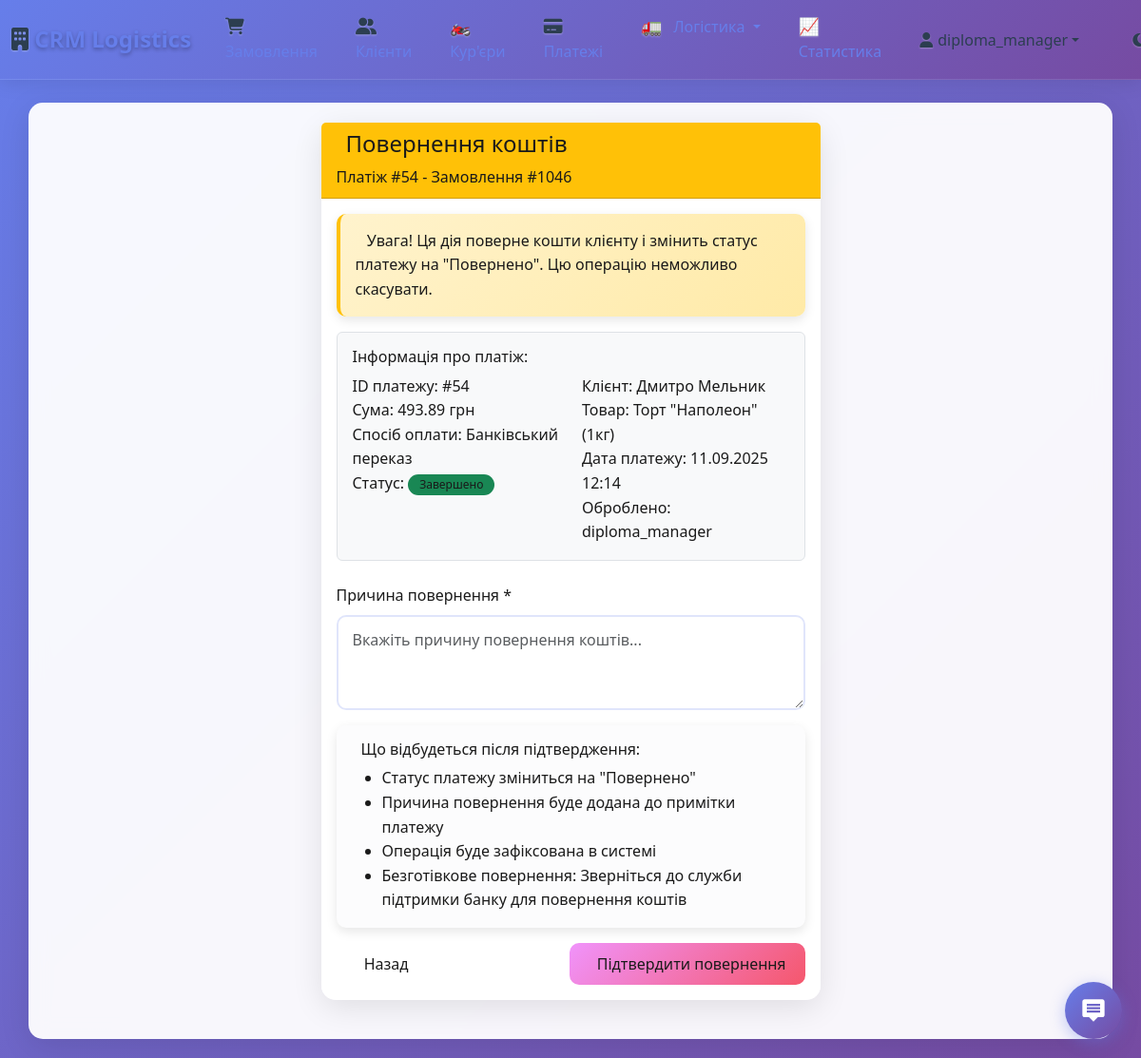
The page /payments/54/refund/ (signed in) on the database its author committed.
### crm/models.py (models this page shows, shortened)
class Payment(models.Model):
    PAYMENT_METHOD_CHOICES = [
        ('cash', 'Готівка'),
        ('card', 'Банківська картка'),
        ('online', 'Онлайн оплата'),
        ('bank_transfer', 'Банківський переказ'),
        ('postpaid', 'Післяплата'),
    ]
    PAYMENT_STATUS_CHOICES = [
        ('pending', 'Очікується'),
        ('processing', 'В обробці'),
        ('completed', 'Завершено'),
        ('failed', 'Помилка'),
        ('refunded', 'Повернено'),
        ('cancelled', 'Скасовано'),
    ]
    order = models.OneToOneField(Order, on_delete=models.CASCADE, related_name='payment')
    method = models.CharField(max_length=20, choices=PAYMENT_METHOD_CHOICES, default='cash')
    status = models.CharField(max_length=15, choices=PAYMENT_STATUS_CHOICES, default='pending')
    amount = models.DecimalField(max_digits=10, decimal_places=2)
    cash_received = models.DecimalField(max_digits=10, decimal_places=2, null=True, blank=True, help_text="Сума отримана готівкою")
    change_amount = models.DecimalField(max_digits=10, decimal_places=2, null=True, blank=True, help_text="Здача до повернення")
    transaction_id = models.CharField(max_length=100, null=True, blank=True, help_text="Зовнішній ID транзакції платежу")
    gateway_response = models.JSONField(null=True, blank=True, help_text="Дані відповіді платіжного шлюзу")
    payment_notes = models.TextField(blank=True, help_text="Додаткові примітки платежу")
    processed_by = models.ForeignKey(User, on_delete=models.SET_NULL, null=True, blank=True, help_text="Користувач, який обробив платіж")
    processed_at = models.DateTimeField(null=True, blank=True)
    created_at = models.DateTimeField(auto_now_add=True)
    updated_at = models.DateTimeField(auto_now=True)
    @property
    def is_cash_payment(self):
        return self.method == 'cash'
    class Meta:
        ordering = ['-created_at']

class Order(models.Model):
    STATUS_CHOICES = [
        ('new', 'Нове'),
        ('assigned', 'Призначено'),
        ('picked_up', 'Забрано'),
        ('in_transit', 'В дорозі'),
        ('delivered', 'Доставлено'),
        ('cancelled', 'Скасовано')
    ]
    PRIORITY_CHOICES = [
        ('low', 'Низький'),
        ('normal', 'Звичайний'),
        ('high', 'Високий'),
        ('urgent', 'Терміновий')
    ]
    client = models.ForeignKey(Client, on_delete=models.CASCADE)
    courier = models.ForeignKey(Courier, on_delete=models.SET_NULL, null=True, blank=True)
    created_by = models.ForeignKey(User, on_delete=models.CASCADE)
    product = models.CharField(max_length=200)
    quantity = models.PositiveIntegerField(default=1)
    address = models.CharField(max_length=255, default="Невідома адреса")
    latitude = models.FloatField(null=True, blank=True, help_text="Широта доставки")
    longitude = models.FloatField(null=True, blank=True, help_text="Довгота доставки")
    status = models.CharField(max_length=20, choices=STATUS_CHOICES, default='new')
    priority = models.CharField(max_length=10, choices=PRIORITY_CHOICES, default='normal')
    estimated_delivery_time = models.DateTimeField(null=True, blank=True)
    actual_delivery_time = models.DateTimeField(null=True, blank=True)
    delivery_notes = models.TextField(blank=True, help_text="Особливі інструкції доставки")
    base_price = models.DecimalField(max_digits=10, decimal_places=2, default=Decimal('0.00'), help_text="Базова ціна доставки")
    additional_fees = models.DecimalField(max_digits=10, decimal_places=2, default=Decimal('0.00'), help_text="Додаткові платежі (терміново, вага тощо)")
    discount = models.DecimalField(max_digits=10, decimal_places=2, default=Decimal('0.00'), help_text="Сума знижки")
    total_price = models.DecimalField(max_digits=10, decimal_places=2, default=Decimal('0.00'), help_text="Кінцева ціна")
    created_at = models.DateTimeField(auto_now_add=True)
    updated_at = models.DateTimeField(auto_now=True)

class Client(models.Model):
    name = models.CharField(max_length=100)
    phone = models.CharField(max_length=20)
    email = models.EmailField(blank=True, null=True, help_text="Email клиента для уведомлений")
    address = models.TextField()
    latitude = models.FloatField(null=True, blank=True, help_text="Широта клієнта")
    longitude = models.FloatField(null=True, blank=True, help_text="Довгота клієнта")

### crm/views.py (the view, shortened to what this page needs)
# urls.py: path('payments/<int:payment_id>/refund/', views.payment_refund, name='payment_refund'),
@login_required
@staff_member_required
def payment_refund(request, payment_id):
    payment = get_object_or_404(Payment, id=payment_id)
    if payment.status != 'completed':
        messages.error(request, 'Можна повернути лише завершені платежі.')
        return redirect('payment_detail', payment_id=payment.id)
    return render(request, 'crm/payment_refund.html', {
        'payment': payment
    })

### crm/templates/crm/payment_refund.html (shortened to what this page needs)
{% extends 'crm/base.html' %}
{% block content %}
<div class="container-fluid">
    <div class="row justify-content-center">
        <div class="col-md-6">
            <div class="card">
                <div class="card-header bg-warning">
                    <h4>Повернення коштів</h4>
                    <p class="mb-0">Платіж #{{ payment.id }} - Замовлення #{{ payment.order.id }}</p>
                </div>
                <div class="card-body">
                    <div class="alert alert-warning">
                        <strong>Увага!</strong> Ця дія поверне кошти клієнту і змінить статус платежу на "Повернено".
                        Цю операцію неможливо скасувати.
                    </div>
                    <div class="border rounded p-3 bg-light mb-4">
                        <h6>Інформація про платіж:</h6>
                        <div class="row">
                            <div class="col-6">
                                <ul class="list-unstyled mb-0">
                                    <li><strong>ID платежу:</strong> #{{ payment.id }}</li>
                                    <li><strong>Сума:</strong> {{ payment.amount }} грн</li>
                                    <li><strong>Спосіб оплати:</strong> {{ payment.get_method_display }}</li>
                                    <li><strong>Статус:</strong>
                                        <span class="badge bg-success">{{ payment.get_status_display }}</span>
                                    </li>
                                </ul>
                            </div>
                            <div class="col-6">
                                <ul class="list-unstyled mb-0">
                                    <li><strong>Клієнт:</strong> {{ payment.order.client.name }}</li>
                                    <li><strong>Товар:</strong> {{ payment.order.product }}</li>
                                    <li><strong>Дата платежу:</strong> {{ payment.processed_at|date:"d.m.Y H:i" }}</li>
                                    <li><strong>Оброблено:</strong> {{ payment.processed_by.username }}</li>
                                </ul>
                            </div>
                        </div>
                    </div>
                    <form method="post">
                        <div class="mb-3">
                            <label for="refund_reason" class="form-label">
                                <strong>Причина повернення *</strong>
                            </label>
                            <textarea name="refund_reason" id="refund_reason"
                                      class="form-control" rows="3" required
                                      placeholder="Вкажіть причину повернення коштів..."></textarea>
                        </div>
                        <div class="alert alert-light border">
                            <h6>Що відбудеться після підтвердження:</h6>
                            <ul class="mb-0">
                                <li>Статус платежу зміниться на "Повернено"</li>
                                <li>Причина повернення буде додана до примітки платежу</li>
                                <li>Операція буде зафіксована в системі</li>
                                {% if payment.is_cash_payment %}
                                <li class="text-warning">
                                    <strong>Готівкове повернення:</strong> Поверніть {{ payment.amount }} грн клієнту
                                </li>
                                {% else %}
                                <li class="text-info">
                                    <strong>Безготівкове повернення:</strong> Зверніться до служби підтримки банку для повернення коштів
                                </li>
                                {% endif %}
                            </ul>
                        </div>
                        <div class="d-flex justify-content-between">
                            <a href="{% url 'payment_detail' payment.id %}" class="btn btn-outline-secondary">
                                 Назад
                            </a>
                            <button type="submit" class="btn btn-warning"
                                    onclick="return confirm('Ви впевнені, що хочете повернути кошти? Цю дію неможливо скасувати.')">
                                 Підтвердити повернення
                            </button>
                        </div>
                    </form>
                </div>
            </div>
        </div>
    </div>
</div>
{% endblock %}

### crm/templates/crm/base.html (shortened to what this page needs)
{% load static %}
<!DOCTYPE html>
<html lang="uk">
<head>
    <link href="https://cdn.jsdelivr.net/npm/bootstrap@5.3.0/dist/css/bootstrap.min.css" rel="stylesheet">
    <link rel="stylesheet" href="https://cdnjs.cloudflare.com/ajax/libs/font-awesome/6.4.0/css/all.min.css">
    <link rel="stylesheet" href="https://use.fontawesome.com/releases/v6.4.0/css/all.css">
    <link rel="stylesheet" href="https://cdnjs.cloudflare.com/ajax/libs/font-awesome/6.4.0/css/all.css">
            <link rel="stylesheet" href="{% static 'crm/css/base.css' %}?v=2024090305">
</head>
<body class="light-theme">
<nav class="navbar navbar-expand-lg navbar-dark mb-4">
  <div class="container-fluid">
    <a class="navbar-brand" href="/">
      <i class="fas fa-building"></i> CRM Logistics
    </a>
    <div class="collapse navbar-collapse" id="navbarNav">
      <ul class="navbar-nav me-auto">
        <li class="nav-item">
          <a class="nav-link" href="{% url 'orders_list' %}">
            <i class="fas fa-shopping-cart"></i> Замовлення
          </a>
        </li>
        <li class="nav-item">
          <a class="nav-link" href="{% url 'clients_list' %}">
            <i class="fas fa-users"></i> Клієнти
          </a>
        </li>
        <li class="nav-item">
          <a class="nav-link" href="{% url 'couriers_list' %}">
            <i class="fas fa-motorcycle"></i> Кур'єри
          </a>
        </li>
        <li class="nav-item">
          <a class="nav-link" href="{% url 'payments_list' %}">
            <i class="fas fa-credit-card"></i> Платежі
          </a>
        </li>
        <li class="nav-item dropdown">
          <a class="nav-link dropdown-toggle" href="#" id="logisticsDropdown" role="button" data-bs-toggle="dropdown" aria-expanded="false">
            <i class="fas fa-route"></i> Логістика
          </a>
        </li>
        <li class="nav-item">
          <a class="nav-link" href="{% url 'dashboard' %}">
            <i class="fas fa-chart-line"></i> Статистика
          </a>
        </li>
      </ul>
      <div class="d-flex ms-auto align-items-center">
        {% if user.is_authenticated %}
          <div class="dropdown">
            <button class="btn btn-outline-light dropdown-toggle d-flex align-items-center" type="button" id="userDropdown" data-bs-toggle="dropdown" aria-expanded="false">
              <i class="fas fa-user-circle me-2"></i>
              {{ user.username }}
            </button>
          </div>
        {% else %}
          <a class="btn btn-warning fw-bold" href="{% url 'login' %}">Увійти</a>
        {% endif %}
        <button id="themeToggle" class="btn btn-outline-light ms-3" title="Змінити тему">
          <i class="fas fa-moon" id="themeIcon"></i>
        </button>
      </div>
    </div>
  </div>
</nav>
<div class="container">
    {% block content %}{% endblock %}
</div>
{% include 'crm/support_widget.html' %}
</body>
</html>

### rows shown on the page
Payment: id "54", order.id "1046", amount "493.89", method "Банківський переказ", status "Завершено", order.client.name "Дмитро Мельник", order.product "Торт \"Наполеон\" (1кг)", processed_at "11.09.2025 12:14", processed_by.username "diploma_manager"

### other values the page prints
{{ user.username }} "diploma_manager"
